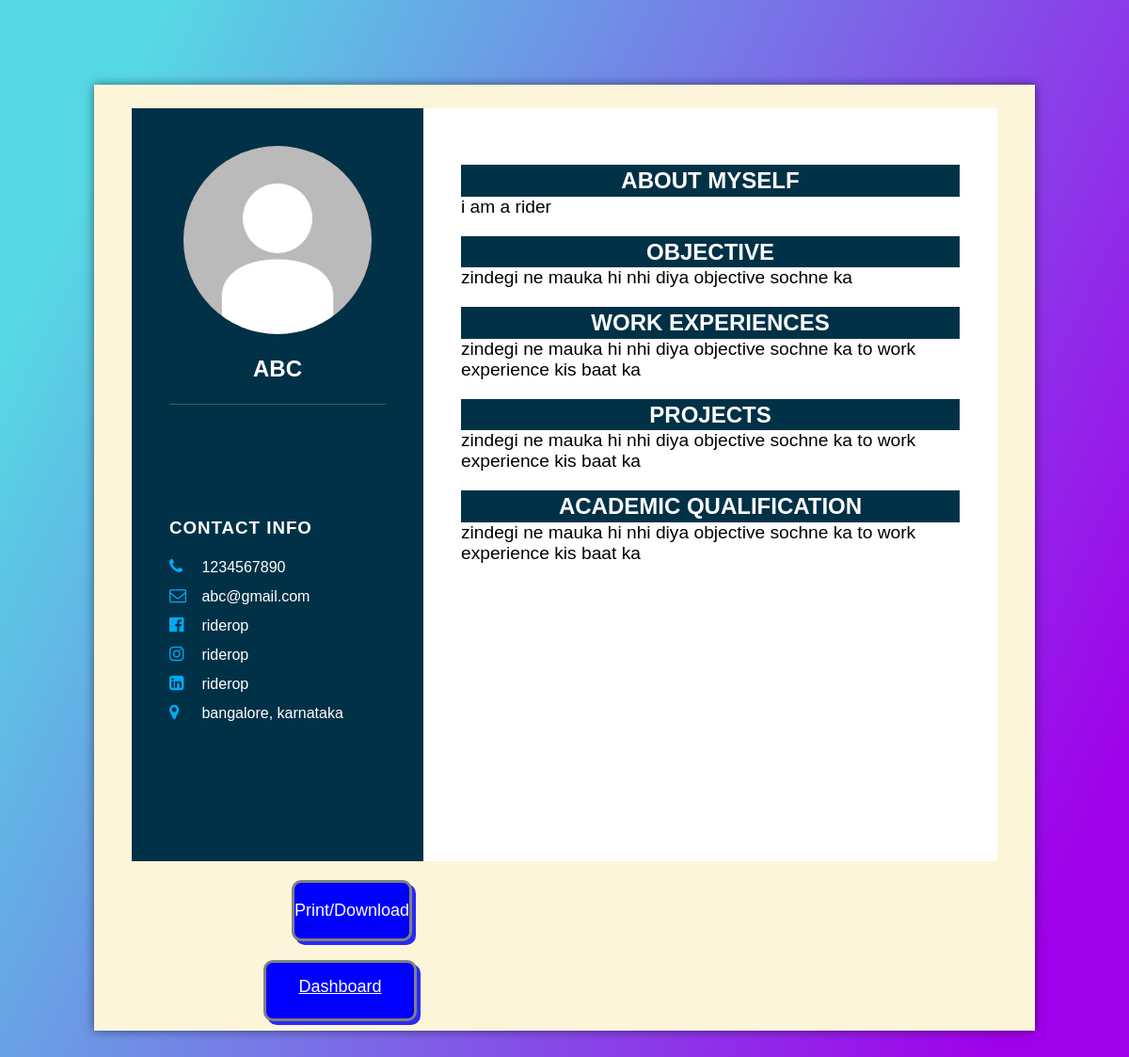
Screenshot of /template.php (signed in) with the database file from the repository.
### tables this page shows
CREATE TABLE `users` (
  `id` int(11) NOT NULL,
  `full_name` varchar(100) NOT NULL,
  `email` varchar(100) NOT NULL,
  `password` int(100) NOT NULL
);

CREATE TABLE `content` (
  `user_id` int(11) NOT NULL,
  `name` varchar(100) NOT NULL,
  `phone` varchar(100) NOT NULL,
  `email2` varchar(100) NOT NULL,
  `address` varchar(255) NOT NULL,
  `dy` varchar(255) NOT NULL,
  `fb` varchar(255) NOT NULL,
  `insta` varchar(255) NOT NULL,
  `linked` varchar(255) NOT NULL,
  `obj` varchar(255) NOT NULL,
  `we` varchar(255) NOT NULL,
  `pjt` varchar(255) NOT NULL,
  `aq` varchar(255) NOT NULL
);

### config2.php (called while the page is built)
<?php
 include 'config.php';
$query = "SELECT * FROM users,content WHERE email=email2 AND user_id=(SELECT max(user_id) FROM content)";
$result = mysqli_query($conn, $query);
?>

### template.php (the view, shortened to what this page needs)
<?php
include 'config.php';
?>
<!DOCTYPE html>
<html lang="en">
<head>
    <link rel="stylesheet" href="https://cdnjs.cloudflare.com/ajax/libs/font-awesome/4.7.0/css/font-awesome.css" />
    <link rel="stylesheet" href="style1.css">
</head>
<body>
        <div class="container template" >
            <div class="left" id="l">
                <div class="personal_info">
                    <div class="imgBx">
                        <img src="2.jpg">
                    </div>
                    <h2 id="nameT"><?php
                    include 'config2.php';
                    while ($row = mysqli_fetch_array($result)) {
                        echo '
                                '.$row['name'].'
                                ';}
                    ?><br></h2>
                </div>
                <div class="contact_info">
                    <h3 class="title">Contact Info</h3>
                    <ul>
                        <li>
                            <span class="icon"><i class="fa fa-phone" aria-hidden="true"></i></span>
                            <span class="text1" id="contactT"><?php
                    include 'config2.php';
                    while ($row = mysqli_fetch_array($result)) {
                        echo '
                                '.$row['phone'].'
                                ';}
                    ?></span>
                        </li>
                        <li>
                            <span class="icon"><i class="fa fa-envelope-o" aria-hidden="true"></i></span>
                            <span class="text1" id="emailT"><?php
                    include 'config2.php';
                    while ($row = mysqli_fetch_array($result)) {
                        echo '
                                '.$row['email'].'
                                ';}
                    ?></span>
                        </li>
                        <li>
                            <span class="icon"><i class="fa fa-facebook-official" aria-hidden="true"></i></span>
                            <span class="text1" id="fbT"><?php
                    include 'config2.php';
                    while ($row = mysqli_fetch_array($result)) {
                        echo '
                                '.$row['fb'].'
                                ';}
                    ?></span>
                        </li>
                        <li>
                            <span class="icon"><i class="fa fa-instagram" aria-hidden="true"></i></span>
                            <span class="text1" id="instaT"><?php
                    include 'config2.php';
                    while ($row = mysqli_fetch_array($result)) {
                        echo '
                                '.$row['insta'].'
                                ';}
                    ?></span>
                        </li>
                        <li>
                            <span class="icon"><i class="fa fa-linkedin-square" aria-hidden="true"></i></span>
                            <span class="text1" id="linkedT"><?php
                    include 'config2.php';
                    while ($row = mysqli_fetch_array($result)) {
                        echo '
                                '.$row['linked'].'
                                ';}
                    ?></span>
                        </li>
                        <li>
                            <span class="icon"><i class="fa fa-map-marker" aria-hidden="true"></i></span>
                            <span class="text1" id="addT"><?php
                    include 'config2.php';
                    while ($row = mysqli_fetch_array($result)) {
                        echo '
                                '.$row['address'].'
                                ';}
                    ?></span>
                        </li>
                    </ul>
                </div>
            </div>
            <div class="right" id="r">
                <div class="card-header background">
                    <h3>About Myself</h3>
                </div>
                <div class="card-body">
                      <p id="amT"><?php
                    include 'config2.php';
                    while ($row = mysqli_fetch_array($result)) {
                        echo '
                                '.$row['dy'].'
                                ';}
                    ?></p>
                </div>
                <div class="card-header background">
                    <h3>Objective</h3>
                </div>
                <div class="card-body">
                      <p id="objT"><?php
                    include 'config2.php';
                    while ($row = mysqli_fetch_array($result)) {
                        echo '
                                '.$row['obj'].'
                                ';}
                    ?></p>
                </div>
                <div class="card-header background">
                    <h3>Work Experiences</h3>
                </div>
                <div class="card-body">
                        <ul id="weT">
                        <?php
                    include 'config2.php';
                    while ($row = mysqli_fetch_array($result)) {
                        echo '
                                '.$row['we'].'
                                ';}
                    ?>
                        </ul>
                </div>
                <div class="card-header background">
                    <h3>Projects</h3>
                  </div>
                  <div class="card-body">
                      <ul id="pjtT">
                      <?php
                    include 'config2.php';
                    while ($row = mysqli_fetch_array($result)) {
                        echo '
                                '.$row['pjt'].'
                                ';}
                    ?>
                      </ul>
                  </div>
                 <div class="card-header background">
                    <h3>Academic Qualification</h3>
                 </div>
                 <div class="card-body">
                      <ul id="aqT">
                      <?php
                    include 'config2.php';
                    while ($row = mysqli_fetch_array($result)) {
                        echo '
                                '.$row['aq'].'
                                ';}
                    ?>
                      </ul>
                 </div>
            </div>
            <div>
                <button onclick="print_cv()"  class="pdButton">
                    Print/Download
                </button>
                <a href="dashboard.php" class="dButton">Dashboard</a>
        </div>
        </div>
</body>
</html>

### style1.css (style rules this page uses)
* { margin: 0; padding: 0; outline: none; box-sizing: border-box; font-family: 'Poppins', sans-serif; }
body { display: flex; align-items: center; justify-content: center; min-height: 100vh; padding: 40px; background: linear-gradient(115deg, #56d8e4 10%, #9f01ea 90%); }
.container { background: rgb(253, 245, 218); width: auto; height: auto; padding: 25px 40px 10px 40px; box-shadow: 0px 0px 10px rgba(0,0,0,0.5); }
.pdButton { width: auto; height: 65px; font-size: large; background-color:blue; border: 3px solid grey; border-radius: 10px; color:white; margin-top: 20px; margin-left: 170px; box-shadow: 4px 4px rgb(41, 41, 245); }
.dButton { display: block; text-align: center; width: 163px; height: 65px; font-size: large; background-color: blue; border: 3px solid grey ; border-radius: 10px; color: white; box-shadow: 4px 4px rgb(41, 41, 245) ; margin-left: 140px; padding-top: 15px; margin-top: 20px; }
.template { position: relative; width: 100%; max-width: 1000px; min-height: 800px; box-shadow: 0px 0px 10px rgba(0,0,0,0.5); margin: 50px; display: grid; grid-template-columns: 1fr 2fr; }
.template .left { width: 310px; min-height: 800px; float: left; position: relative; background: #003147; padding: 40px; }
.personal_info { position: relative; display: flex; flex-direction: column; align-items: center; padding-bottom: 20px; border-bottom: 1px solid rgba(255, 255, 255, 0.2); }
.personal_info .imgBx { position: relative; width: 200px; height: 200px; border-radius: 50%; overflow: hidden; }
.personal_info .imgBx img { position: absolute; top: 0; left: 0; width: 100%; height: 100%; object-fit: cover; }
.personal_info h2 { color: white; font-size: 1.5em; margin-top: 20px; text-transform: uppercase; text-align: center; font-weight: 600; line-height: 1.4em; }
.contact_info { padding-top: 40px; margin-top: 80px; }
.title { color: white; text-transform: uppercase; font-weight: 600; letter-spacing: 1px; margin-bottom: 20px; }
.contact_info ul { position: relative; }
.contact_info ul li { position: relative; list-style: none; margin: 10px 0; cursor: pointer; }
.contact_info ul li .icon { display: inline-block; width: 30px; font-size: 18px; color: #03a9f4; }
.contact_info ul li .text1 { color: white; font-weight: 300; }
.template .right { width: 100%; min-height: 800px; display: inline-block; position: relative; background: #ffff; padding: 40px; }
.background { background: #003147; }
.right .background h3 { color: white; font-size: 1.5em; margin-top: 20px; text-transform: uppercase; text-align: center; font-weight: 600; line-height: 1.4em; }
.card-body { font-size: 1.2em; }

### rows the page displays
users: content.name "ABC", content.phone "1234567890", email "abc@gmail.com", content.fb "riderop", content.insta "riderop", content.linked "riderop", content.address "bangalore, karnataka", content.dy "i am a rider", content.obj "zindegi ne mauka hi nhi diya objective sochne ka", content.we "zindegi ne mauka hi nhi diya objective sochne ka to work experience kis baat ka", content.pjt "zindegi ne mauka hi nhi diya objective sochne ka to work experience kis baat ka", content.aq "zindegi ne mauka hi nhi diya objective sochne ka to work experience kis baat ka"
